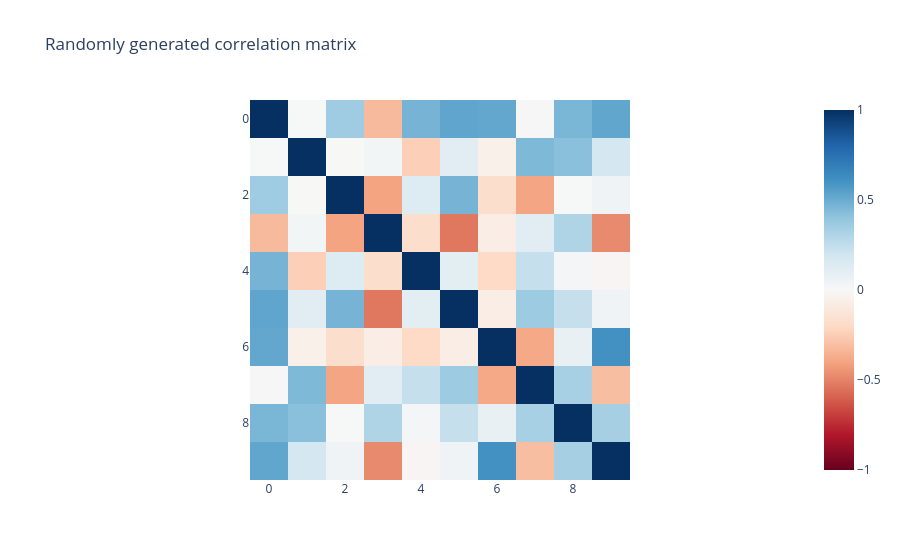

Write notebook code for a chart like this one.
### Markdown cell above
## Cell 27: Correlated Features

Real features often co-occur. For example, we'd expect that "cat" and "furry" features frequely fire together, but "cat" and "physicist" likely almost never fire together. We can add correlations between features by providing a `correlation_matrix` to the `ActivationGenerator`. You can make create correlation matrix manually, or you can use the `generate_random_correlation_matrix` helper if you'd just like some random correlations:

### Code cell
from sae_lens.synthetic import generate_random_correlation_matrix
import plotly.express as px

corr_matrix = generate_random_correlation_matrix(
    num_features=num_features,
)

# Create an activation generator with correlations
correlated_gen = ActivationGenerator(
    num_features=num_features,
    firing_probabilities=0.15,
    correlation_matrix=corr_matrix,
)

px.imshow(
    corr_matrix,
    title="Randomly generated correlation matrix",
    color_continuous_scale="rdbu",
    zmin=-1,
    zmax=1,
)

### Figure 1 — Plotly figure (JSON) as saved in the notebook; plotly's stock layout.template omitted (floating-point values rounded to 4 significant figures)
{"data": [{"coloraxis": "coloraxis", "hovertemplate": "x: %{x}<br>y: %{y}<br>color: %{z}<extra></extra>", "name": "0", "type": "heatmap", "xaxis": "x", "yaxis": "y", "z": [[1.0, 0.004165, 0.3578, -0.3208, 0.4702, 0.5277, 0.5184, -0.005325, 0.4597, 0.5232], [0.004165, 1.0, -0.003186, 0.02497, -0.243, 0.112, -0.05305, 0.447, 0.4204, 0.1794], [0.3578, -0.003186, 1.0, -0.4023, 0.1364, 0.4705, -0.1769, -0.395, 0.005183, 0.0443], [-0.3208, 0.02497, -0.4023, 1.0, -0.1799, -0.5307, -0.07449, 0.1107, 0.3085, -0.4776], [0.4702, -0.243, 0.1364, -0.1799, 1.0, 0.103, -0.1992, 0.2348, 0.02209, -0.0179], [0.5277, 0.112, 0.4705, -0.5307, 0.103, 1.0, -0.07143, 0.3637, 0.2392, 0.03975], [0.5184, -0.05305, -0.1769, -0.07449, -0.1992, -0.07143, 1.0, -0.3844, 0.08076, 0.6076], [-0.005325, 0.447, -0.395, 0.1107, 0.2348, 0.3637, -0.3844, 1.0, 0.3308, -0.3076], [0.4597, 0.4204, 0.005183, 0.3085, 0.02209, 0.2392, 0.08076, 0.3308, 1.0, 0.3354], [0.5232, 0.1794, 0.0443, -0.4776, -0.0179, 0.03975, 0.6076, -0.3076, 0.3354, 1.0]]}], "layout": {"coloraxis": {"cmax": 1, "cmin": -1, "colorscale": [[0.0, "rgb(103,0,31)"], [0.1, "rgb(178,24,43)"], [0.2, "rgb(214,96,77)"], [0.3, "rgb(244,165,130)"], [0.4, "rgb(253,219,199)"], [0.5, "rgb(247,247,247)"], [0.6, "rgb(209,229,240)"], [0.7, "rgb(146,197,222)"], [0.8, "rgb(67,147,195)"], [0.9, "rgb(33,102,172)"], [1.0, "rgb(5,48,97)"]]}, "title": {"text": "Randomly generated correlation matrix"}, "xaxis": {"anchor": "y", "constrain": "domain", "domain": [0.0, 1.0], "scaleanchor": "y"}, "yaxis": {"anchor": "x", "autorange": "reversed", "constrain": "domain", "domain": [0.0, 1.0]}}}
